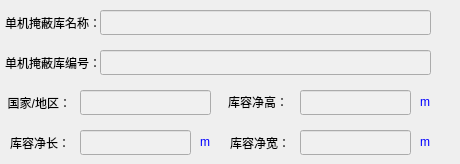
    <widget class="QWidget" name="page_2">
     <widget class="QLineEdit" name="ed_shelter_name">
      <property name="geometry">
       <rect>
        <x>100</x>
        <y>10</y>
        <width>331</width>
        <height>25</height>
       </rect>
      </property>
      <property name="styleSheet">
       <string>background-color: #f0f0f0;</string>
      </property>
      <property name="readOnly">
       <bool>true</bool>
      </property>
     </widget>
     <widget class="QLabel" name="lbl_shelter_name">
      <property name="geometry">
       <rect>
        <x>5</x>
        <y>10</y>
        <width>91</width>
        <height>25</height>
       </rect>
      </property>
      <property name="text">
       <string>单机掩蔽库名称：</string>
      </property>
     </widget>
     <widget class="QLabel" name="lbl_shelter_code">
      <property name="geometry">
       <rect>
        <x>5</x>
        <y>50</y>
        <width>91</width>
        <height>25</height>
       </rect>
      </property>
      <property name="text">
       <string>单机掩蔽库编号：</string>
      </property>
     </widget>
     <widget class="QLineEdit" name="ed_shelter_code">
      <property name="geometry">
       <rect>
        <x>100</x>
        <y>50</y>
        <width>331</width>
        <height>25</height>
       </rect>
      </property>
      <property name="styleSheet">
       <string>background-color: #f0f0f0;</string>
      </property>
      <property name="readOnly">
       <bool>true</bool>
      </property>
     </widget>
     <widget class="QLabel" name="lbl_shelter_height">
      <property name="geometry">
       <rect>
        <x>220</x>
        <y>90</y>
        <width>68</width>
        <height>23</height>
       </rect>
      </property>
      <property name="text">
       <string>库容净高：</string>
      </property>
      <property name="alignment">
       <set>Qt::AlignRight|Qt::AlignTrailing|Qt::AlignVCenter</set>
      </property>
     </widget>
     <widget class="QLabel" name="label_11">
      <property name="geometry">
       <rect>
        <x>420</x>
        <y>90</y>
        <width>31</width>
        <height>23</height>
       </rect>
      </property>
      <property name="sizePolicy">
       <sizepolicy hsizetype="Minimum" vsizetype="Preferred">
        <horstretch>0</horstretch>
        <verstretch>0</verstretch>
       </sizepolicy>
      </property>
      <property name="minimumSize">
       <size>
        <width>25</width>
        <height>23</height>
       </size>
      </property>
      <property name="maximumSize">
       <size>
        <width>31</width>
        <height>23</height>
       </size>
      </property>
      <property name="styleSheet">
       <string notr="true">color:rgba(0, 0, 255, 255)</string>
      </property>
      <property name="text">
       <string>m</string>
      </property>
      <property name="alignment">
       <set>Qt::AlignLeading|Qt::AlignLeft|Qt::AlignVCenter</set>
      </property>
     </widget>
     <widget class="QLineEdit" name="ed_shelter_height">
      <property name="geometry">
       <rect>
        <x>300</x>
        <y>90</y>
        <width>111</width>
        <height>25</height>
       </rect>
      </property>
      <property name="styleSheet">
       <string>background-color: #f0f0f0;</string>
      </property>
      <property name="readOnly">
       <bool>true</bool>
      </property>
     </widget>
     <widget class="QLabel" name="label_14">
      <property name="geometry">
       <rect>
        <x>200</x>
        <y>130</y>
        <width>25</width>
        <height>23</height>
       </rect>
      </property>
      <property name="sizePolicy">
       <sizepolicy hsizetype="Minimum" vsizetype="Preferred">
        <horstretch>0</horstretch>
        <verstretch>0</verstretch>
       </sizepolicy>
      </property>
      <property name="minimumSize">
       <size>
        <width>25</width>
        <height>23</height>
       </size>
      </property>
      <property name="maximumSize">
       <size>
        <width>31</width>
        <height>23</height>
       </size>
      </property>
      <property name="styleSheet">
       <string notr="true">color:rgba(0, 0, 255, 255)</string>
      </property>
      <property name="text">
       <string>m</string>
      </property>
      <property name="alignment">
       <set>Qt::AlignLeading|Qt::AlignLeft|Qt::AlignVCenter</set>
      </property>
     </widget>
     <widget class="QLineEdit" name="ed_shelter_length">
      <property name="geometry">
       <rect>
        <x>80</x>
        <y>130</y>
        <width>111</width>
        <height>25</height>
       </rect>
      </property>
      <property name="styleSheet">
       <string>background-color: #f0f0f0;</string>
      </property>
      <property name="readOnly">
       <bool>true</bool>
      </property>
     </widget>
     <widget class="QLabel" name="lbl_shelter_length">
      <property name="geometry">
       <rect>
        <x>10</x>
        <y>130</y>
        <width>60</width>
        <height>25</height>
       </rect>
      </property>
      <property name="text">
       <string>库容净长：</string>
      </property>
      <property name="alignment">
       <set>Qt::AlignRight|Qt::AlignTrailing|Qt::AlignVCenter</set>
      </property>
     </widget>
     <widget class="QLabel" name="label_12">
      <property name="geometry">
       <rect>
        <x>420</x>
        <y>130</y>
        <width>25</width>
        <height>23</height>
       </rect>
      </property>
      <property name="sizePolicy">
       <sizepolicy hsizetype="Minimum" vsizetype="Preferred">
        <horstretch>0</horstretch>
        <verstretch>0</verstretch>
       </sizepolicy>
      </property>
      <property name="minimumSize">
       <size>
        <width>25</width>
        <height>23</height>
       </size>
      </property>
      <property name="maximumSize">
       <size>
        <width>31</width>
        <height>23</height>
       </size>
      </property>
      <property name="styleSheet">
       <string notr="true">color:rgba(0, 0, 255, 255)</string>
      </property>
      <property name="text">
       <string>m</string>
      </property>
      <property name="alignment">
       <set>Qt::AlignLeading|Qt::AlignLeft|Qt::AlignVCenter</set>
      </property>
     </widget>
     <widget class="QLineEdit" name="ed_shelter_width">
      <property name="geometry">
       <rect>
        <x>300</x>
        <y>130</y>
        <width>111</width>
        <height>25</height>
       </rect>
      </property>
      <property name="styleSheet">
       <string>background-color: #f0f0f0;</string>
      </property>
      <property name="readOnly">
       <bool>true</bool>
      </property>
     </widget>
     <widget class="QLabel" name="lbl_shelter_width">
      <property name="geometry">
       <rect>
        <x>230</x>
        <y>130</y>
        <width>60</width>
        <height>25</height>
       </rect>
      </property>
      <property name="text">
       <string>库容净宽：</string>
      </property>
      <property name="alignment">
       <set>Qt::AlignRight|Qt::AlignTrailing|Qt::AlignVCenter</set>
      </property>
     </widget>
     <widget class="QLabel" name="lbl_shelter_country">
      <property name="geometry">
       <rect>
        <x>0</x>
        <y>90</y>
        <width>71</width>
        <height>25</height>
       </rect>
      </property>
      <property name="text">
       <string>国家/地区：</string>
      </property>
      <property name="alignment">
       <set>Qt::AlignRight|Qt::AlignTrailing|Qt::AlignVCenter</set>
      </property>
     </widget>
     <widget class="QLineEdit" name="ed_shelter_country">
      <property name="geometry">
       <rect>
        <x>80</x>
        <y>90</y>
        <width>131</width>
        <height>25</height>
       </rect>
      </property>
      <property name="styleSheet">
       <string>background-color: #f0f0f0;</string>
      </property>
      <property name="readOnly">
       <bool>true</bool>
      </property>
     </widget>
    </widget>
